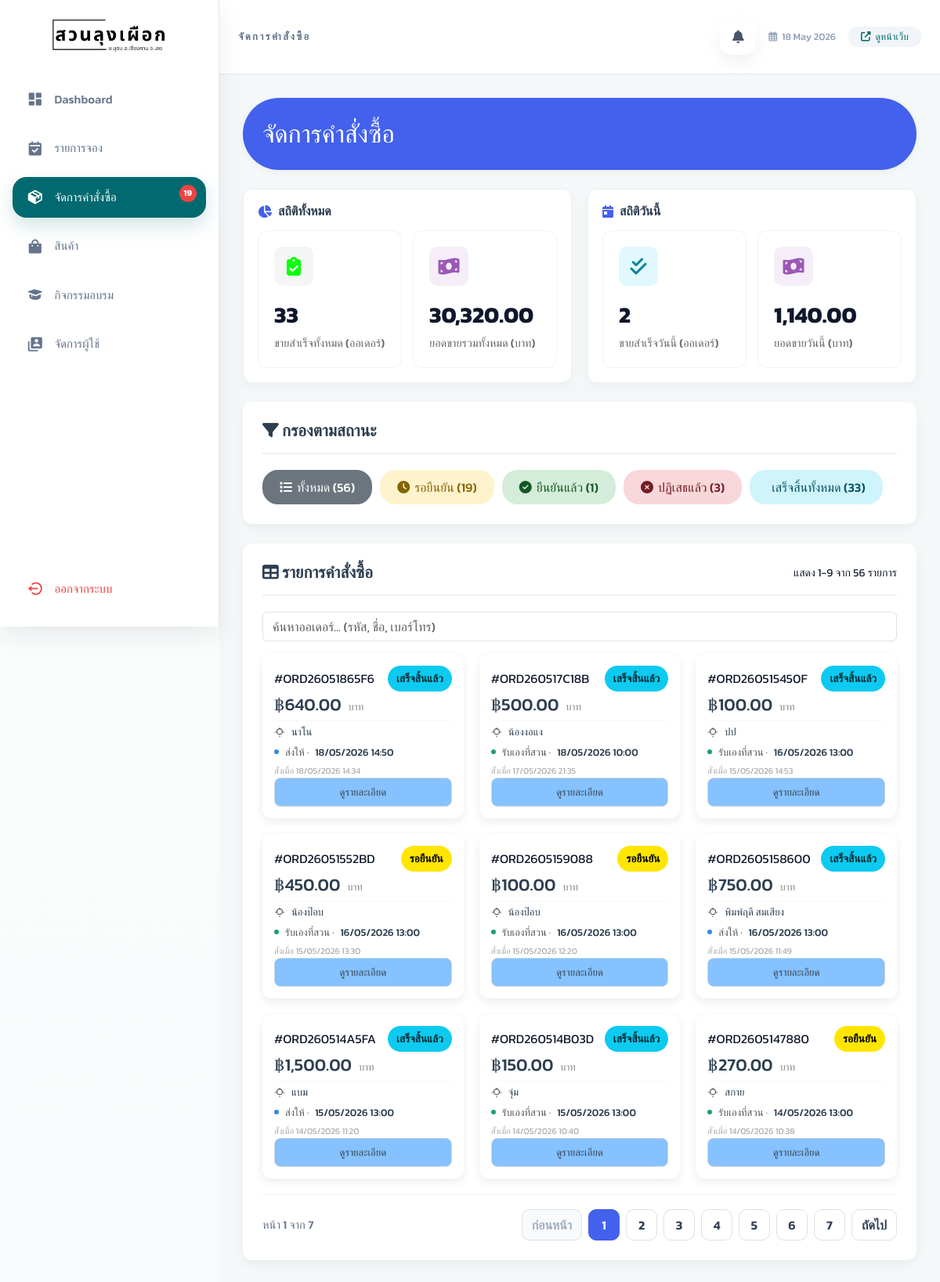
/admin/manage_orders.php (signed in), run on the app's committed database.
### tables this page shows
CREATE TABLE `orders` (
  `order_id` int(11) NOT NULL,
  `order_code` varchar(50) DEFAULT NULL,
  `member_id` int(11) DEFAULT NULL,
  `customer_name` varchar(255) NOT NULL,
  `customer_phone` varchar(20) NOT NULL,
  `customer_address` text NOT NULL,
  `receive_type` enum('pickup','delivery') NOT NULL,
  `receive_datetime` datetime NOT NULL,
  `order_status` enum('pending','approved','rejected','completed') DEFAULT 'pending',
  `order_date` datetime DEFAULT current_timestamp(),
  `admin_note` text DEFAULT NULL,
  `total_amount` decimal(10,2) DEFAULT NULL
);

### admin/manage_orders.php (the view, shortened to what this page needs)
<?php
require_once 'sidebar.php';
$allowedStatuses = ['all', 'pending', 'approved', 'rejected', 'completed'];
$status = $_GET['status'] ?? 'all';
$status = in_array($status, $allowedStatuses, true) ? $status : 'all';
$displayLimit = 9;
$currentPage = max(1, (int)($_GET['page'] ?? 1));
$where = "";
$countSql = "
SELECT COUNT(*) as total_orders
FROM orders o
$where
";
$countStmt = $conn->prepare($countSql);
$countStmt->execute();
$totalFilteredOrders = (int)($countStmt->get_result()->fetch_assoc()['total_orders'] ?? 0);
$totalPages = max(1, (int)ceil($totalFilteredOrders / $displayLimit));
$currentPage = min($currentPage, $totalPages);
$offset = ($currentPage - 1) * $displayLimit;
$showingFrom = $totalFilteredOrders > 0 ? $offset + 1 : 0;
$showingTo = min($offset + $displayLimit, $totalFilteredOrders);
$sql = "
SELECT
    o.*
FROM orders o
$where
ORDER BY o.order_date DESC
LIMIT $displayLimit OFFSET $offset
";
$stmt = $conn->prepare($sql);
$stmt->execute();
$result = $stmt->get_result();
$sql_stats = "
SELECT
    COUNT(*) as total_count, -- ใช้สำหรับ filter (ทั้งหมดจริง)
    SUM(order_status = 'completed') as total_completed, -- ใช้แสดงออเดอร์ทั้งหมด (ที่คุณต้องการ)
    SUM(order_status = 'pending') as pending_count,
    SUM(order_status = 'approved') as approved_count,
    SUM(order_status = 'rejected') as rejected_count,
    SUM(order_status = 'completed') as completed_count
FROM orders
";
$stmt_stats = $conn->prepare($sql_stats);
$stmt_stats->execute();
$stats = $stmt_stats->get_result()->fetch_assoc();
$sql_revenue = "
SELECT COALESCE(SUM(total_amount), 0) as revenue
FROM orders
WHERE order_status = 'completed'
";
$result_revenue = $conn->query($sql_revenue);
$overallRevenueStats = $result_revenue->fetch_assoc();
$todayStart = date('Y-m-d 00:00:00');
$todayEnd = date('Y-m-d 23:59:59');
$sql_today_stats = "
SELECT
    COUNT(order_id) as total_count,
    SUM(order_status = 'pending') as pending_count,
    SUM(order_status = 'approved') as approved_count,
    SUM(order_status = 'completed') as completed_count,
    COALESCE(SUM(
        CASE
            WHEN order_status = 'completed' THEN total_amount
            ELSE 0
        END
    ), 0) as revenue
FROM orders
WHERE receive_datetime BETWEEN ? AND ?
";
$stmt_today_stats = $conn->prepare($sql_today_stats);
$stmt_today_stats->bind_param("ss", $todayStart, $todayEnd);
$stmt_today_stats->execute();
$todayStats = $stmt_today_stats->get_result()->fetch_assoc();
$adminPageExtraHead = <<<'HTML'
<link href="https://cdn.jsdelivr.net/npm/bootstrap@5.3.0/dist/css/bootstrap.min.css" rel="stylesheet">
    <link rel="stylesheet" href="https://cdnjs.cloudflare.com/ajax/libs/font-awesome/6.4.0/css/all.min.css">
HTML;
?>
    <div class="navbar">
        <div class="d-flex justify-content-between align-items-center w-100">
            <div>
                <h2 class="mb-0 text-white"> จัดการคำสั่งซื้อ</h2>
            </div>
        </div>
    </div>
    <br>
<div class="stats-layout">
    <section class="stats-group" aria-labelledby="overall-stats-title">
        <h5 class="stats-group-title" id="overall-stats-title">
            <i class="fas fa-chart-pie"></i> สถิติทั้งหมด
        </h5>
        <div class="stats-grid">
            <div class="stat-card">
                <div class="stat-icon icon-all">
                    <i class="fa-solid fa-clipboard-check"></i>
                </div>
                <div class="stat-number"><?= number_format($stats['total_completed'] ?? 0) ?></div>
                <div class="stat-title">ขายสำเร็จทั้งหมด (ออเดอร์)</div>
            </div>
            <div class="stat-card">
                <div class="stat-icon icon-revenue">
                    <i class="fas fa-money-bill-wave"></i>
                </div>
                <div class="stat-number"><?= number_format($overallRevenueStats['revenue'] ?? 0, 2) ?></div>
                <div class="stat-title">ยอดขายรวมทั้งหมด (บาท)</div>
            </div>
        </div>
    </section>
    <section class="stats-group" aria-labelledby="today-stats-title">
        <h5 class="stats-group-title" id="today-stats-title">
            <i class="fas fa-calendar-day"></i> สถิติวันนี้
        </h5>
        <div class="stats-grid">
            <div class="stat-card">
                <div class="stat-icon icon-completed">
                    <i class="fa-solid fa-check-double"></i>
                </div>
                <div class="stat-number"><?= number_format($todayStats['completed_count'] ?? 0) ?></div>
                <div class="stat-title">ขายสำเร็จวันนี้ (ออเดอร์)</div>
            </div>
            <div class="stat-card">
                <div class="stat-icon icon-revenue">
                    <i class="fas fa-money-bill-wave"></i>
                </div>
                <div class="stat-number"><?= number_format($todayStats['revenue'] ?? 0, 2) ?></div>
                <div class="stat-title">ยอดขายวันนี้ (บาท)</div>
            </div>
        </div>
    </section>
</div>
    <div class="dashboard-card">
        <div class="card-header">
            <h5 class="card-title"><i class="fas fa-filter"></i> กรองตามสถานะ</h5>
        </div>
        <div class="order-filter-list">
            <a href="?status=all&page=1"
                class="btn-filter btn-filter-all <?= $status == 'all' ? 'active' : '' ?>">
                <i class="fas fa-list"></i> ทั้งหมด (<?= number_format($stats['total_count'] ?? 0) ?>)
            </a>
            <a href="?status=pending&page=1"
                class="btn-filter btn-filter-pending <?= $status == 'pending' ? 'active' : '' ?>">
                <i class="fas fa-clock"></i> รอยืนยัน (<?= number_format($stats['pending_count'] ?? 0) ?>)
            </a>
            <a href="?status=approved&page=1"
                class="btn-filter btn-filter-approved <?= $status == 'approved' ? 'active' : '' ?>">
                <i class="fas fa-check-circle"></i> ยืนยันแล้ว (<?= number_format($stats['approved_count'] ?? 0) ?>)
            </a>
            <a href="?status=rejected&page=1"
                class="btn-filter btn-filter-rejected <?= $status == 'rejected' ? 'active' : '' ?>">
                <i class="fas fa-times-circle"></i> ปฏิเสธแล้ว (<?= number_format($stats['rejected_count'] ?? 0) ?>)
            </a>
            <a href="?status=completed&page=1"
   class="btn-filter btn-filter-completed <?= $status == 'completed' ? 'active' : '' ?>">
    เสร็จสิ้นทั้งหมด
    (<?= number_format($stats['completed_count'] ?? 0) ?>)
</a>
        </div>
    </div>
    <div class="dashboard-card">
        <div class="card-header">
            <h5 class="card-title">
                <i class="fas fa-table"></i> รายการคำสั่งซื้อ
            </h5>
            <small>แสดง <?= number_format($showingFrom) ?>-<?= number_format($showingTo) ?> จาก <?= number_format($totalFilteredOrders) ?> รายการ</small>
        </div>
        <div class="order-grid">
            <?php if ($result->num_rows > 0): ?>
                <?php while ($order = $result->fetch_assoc()): ?>
                  <div class="order-card">
    <div class="d-flex justify-content-between align-items-center">
        <div class="d-flex align-items-center gap-2">
            <span class="order-code">#<?= htmlspecialchars($order['order_code']) ?></span>
        </div>
        <?php if ($order['order_status'] == 'pending'): ?>
            <span class="status-badge badge-pending">รอยืนยัน</span>
        <?php elseif ($order['order_status'] == 'approved'): ?>
            <span class="status-badge badge-approved">ยืนยันแล้ว</span>
        <?php elseif ($order['order_status'] == 'rejected'): ?>
            <span class="status-badge badge-rejected">ปฏิเสธแล้ว</span>
        <?php elseif ($order['order_status'] == 'completed'): ?>
            <span class="status-badge badge-completed">เสร็จสิ้นแล้ว</span>
        <?php endif; ?>
    </div>
    <div class="order-amount">
        ฿<?= number_format($order['total_amount'], 2) ?>
        <span>บาท</span>
    </div>
    <hr class="order-divider">
    <div class="order-info">
        <div class="info-row">
            <svg width="14" height="14" viewBox="0 0 16 16" fill="none">
                <circle cx="8" cy="7" r="4" stroke="currentColor" stroke-width="1.5"/>
                <path d="M8 1v2M8 13v2M1 8h2M13 8h2" stroke="currentColor" stroke-width="1.2"/>
            </svg>
            <strong><?= htmlspecialchars($order['customer_name']) ?></strong>
        </div>
        <div class="info-row">
            <span class="dot <?= $order['receive_type'] == 'pickup' ? 'dot-pickup' : 'dot-deliver' ?>"></span>
            <?= $order['receive_type'] == 'pickup' ? 'รับเองที่สวน' : 'ส่งให้' ?> ·
            <strong>
                <?= !empty($order['receive_datetime'])
                    ? date('d/m/Y H:i', strtotime($order['receive_datetime']))
                    : '-' ?>
            </strong>
        </div>
        <div class="info-row order-date-small">
            สั่งเมื่อ <?= date('d/m/Y H:i', strtotime($order['order_date'])) ?>
        </div>
    </div>
    <a href="order_detail.php?code=<?= $order['order_code'] ?>" class="btn-detail">
        ดูรายละเอียด
    </a>
</div>
                <?php endwhile; ?>
            <?php endif; ?>
        </div>
        <?php if ($totalPages > 1): ?>
            <div class="pagination-wrap">
                <div class="pagination-info">
                    หน้า <?= number_format($currentPage) ?> จาก <?= number_format($totalPages) ?>
                </div>
                <nav aria-label="เปลี่ยนหน้ารายการคำสั่งซื้อ">
                    <ul class="pagination-list">
                        <?php
                        $paginationParams = $status != 'all' ? ['status' => $status] : ['status' => 'all'];
                        $prevParams = array_merge($paginationParams, ['page' => max(1, $currentPage - 1)]);
                        $nextParams = array_merge($paginationParams, ['page' => min($totalPages, $currentPage + 1)]);
                        ?>
                        <li>
                            <a class="page-link-local <?= $currentPage <= 1 ? 'disabled' : '' ?>"
                                href="?<?= http_build_query($prevParams) ?>">
                                ก่อนหน้า
                            </a>
                        </li>
                        <?php for ($pageNumber = 1; $pageNumber <= $totalPages; $pageNumber++): ?>
                            <?php
                            $pageParams = array_merge($paginationParams, ['page' => $pageNumber]);
                            ?>
                            <li>
                                <a class="page-link-local <?= $pageNumber == $currentPage ? 'active' : '' ?>"
                                    href="?<?= http_build_query($pageParams) ?>">
                                    <?= number_format($pageNumber) ?>
                                </a>
                            </li>
                        <?php endfor; ?>
                        <li>
                            <a class="page-link-local <?= $currentPage >= $totalPages ? 'disabled' : '' ?>"
                                href="?<?= http_build_query($nextParams) ?>">
                                ถัดไป
                            </a>
                        </li>
                    </ul>
                </nav>
            </div>
        <?php endif; ?>
    </div>
    </div>

### admin/sidebar.php (style rules this page uses)
:root { --green: #016A70; --green-dark: #01545a; --green-light: #0d8a92; --green-soft: rgba(1, 106, 112, 0.08); --white: #ffffff; --bg: #f4f8f9; --bg-soft: #f8fafc; --text: #0f172a; --text-soft: #64748b; --border: #e2e8f0; --danger: #ef4444; --shadow-sm: 0 4px 12px rgba(15, 23, 42, 0.04); --shadow-md: 0 12px 30px rgba(15, 23, 42, 0.08); --shadow-lg: 0 20px 45px rgba(15, 23, 42, 0.10); --radius-lg: 28px; --radius-md: 20px; --radius-sm: 14px; --sidebar-width: 280px; }
* { margin: 0; padding: 0; box-sizing: border-box; }
html { scroll-behavior: smooth; }
body { font-family: 'Kanit', sans-serif; background: linear-gradient(180deg, #ffffff 0%, #f7fbfb 100%); color: var(--text); overflow-x: hidden; }

### data on the page
orders: order_code "ORD26051865F6", order_status "เสร็จสิ้นแล้ว", total_amount "640.00", customer_name "นาโน", receive_type "ส่งให้", receive_datetime "18/05/2026 14:50", order_date "18/05/2026 14:34"
orders: order_code "ORD260517C18B", order_status "เสร็จสิ้นแล้ว", total_amount "500.00", customer_name "น้องงอแง", receive_type "รับเองที่สวน", receive_datetime "18/05/2026 10:00", order_date "17/05/2026 21:35"
orders: order_code "ORD260515450F", order_status "เสร็จสิ้นแล้ว", total_amount "100.00", customer_name "ปป", receive_type "รับเองที่สวน", receive_datetime "16/05/2026 13:00", order_date "15/05/2026 14:53"
orders: order_code "ORD26051552BD", order_status "รอยืนยัน", total_amount "450.00", customer_name "น้องป๊อบ", receive_type "รับเองที่สวน", receive_datetime "16/05/2026 13:00", order_date "15/05/2026 13:30"
orders: order_code "ORD2605159088", order_status "รอยืนยัน", total_amount "100.00", customer_name "น้องป๊อบ", receive_type "รับเองที่สวน", receive_datetime "16/05/2026 13:00", order_date "15/05/2026 12:20"
orders: order_code "ORD2605158600", order_status "เสร็จสิ้นแล้ว", total_amount "750.00", customer_name "พิมพ์ฤดี สมเสียง", receive_type "ส่งให้", receive_datetime "16/05/2026 13:00", order_date "15/05/2026 11:49"
orders: order_code "ORD260514A5FA", order_status "เสร็จสิ้นแล้ว", total_amount "1,500.00", customer_name "แบม", receive_type "ส่งให้", receive_datetime "15/05/2026 13:00", order_date "14/05/2026 11:20"
orders: order_code "ORD260514B03D", order_status "เสร็จสิ้นแล้ว", total_amount "150.00", customer_name "จุ๋ม", receive_type "รับเองที่สวน", receive_datetime "15/05/2026 13:00", order_date "14/05/2026 10:40"
orders: order_code "ORD2605147880", order_status "รอยืนยัน", total_amount "270.00", customer_name "สกาย", receive_type "รับเองที่สวน", receive_datetime "14/05/2026 13:00", order_date "14/05/2026 10:38"

### other printed values
$total_pending "19"
$title "จัดการคำสั่งซื้อ"
$stats['total_completed'] "33"
$overallRevenueStats['revenue'] "30,320.00"
$todayStats['completed_count'] "2"
$todayStats['revenue'] "1,140.00"
$stats['total_count'] "56"
$stats['pending_count'] "19"
$stats['approved_count'] "1"
$stats['rejected_count'] "3"
$stats['completed_count'] "33"
$showingFrom "1"
$showingTo "9"
$totalFilteredOrders "56"
$currentPage "1"
